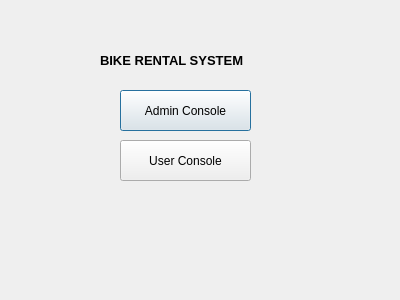
<?xml version="1.0" encoding="UTF-8"?>
<ui version="4.0">
 <class>Dialog</class>
 <widget class="QDialog" name="Dialog">
  <property name="geometry">
   <rect>
    <x>0</x>
    <y>0</y>
    <width>400</width>
    <height>300</height>
   </rect>
  </property>
  <property name="windowTitle">
   <string>Dialog</string>
  </property>
  <widget class="QPushButton" name="adminbtn">
   <property name="geometry">
    <rect>
     <x>120</x>
     <y>90</y>
     <width>131</width>
     <height>41</height>
    </rect>
   </property>
   <property name="text">
    <string>Admin Console</string>
   </property>
  </widget>
  <widget class="QPushButton" name="userbtn">
   <property name="geometry">
    <rect>
     <x>120</x>
     <y>140</y>
     <width>131</width>
     <height>41</height>
    </rect>
   </property>
   <property name="text">
    <string>User Console</string>
   </property>
  </widget>
  <widget class="QLabel" name="label">
   <property name="geometry">
    <rect>
     <x>100</x>
     <y>40</y>
     <width>191</width>
     <height>41</height>
    </rect>
   </property>
   <property name="text">
    <string>&lt;html&gt;&lt;head/&gt;&lt;body&gt;&lt;p&gt;&lt;span style=&quot; font-size:10pt; font-weight:600;&quot;&gt;BIKE RENTAL SYSTEM&lt;/span&gt;&lt;/p&gt;&lt;/body&gt;&lt;/html&gt;</string>
   </property>
  </widget>
 </widget>
 <resources/>
 <connections/>
</ui>
